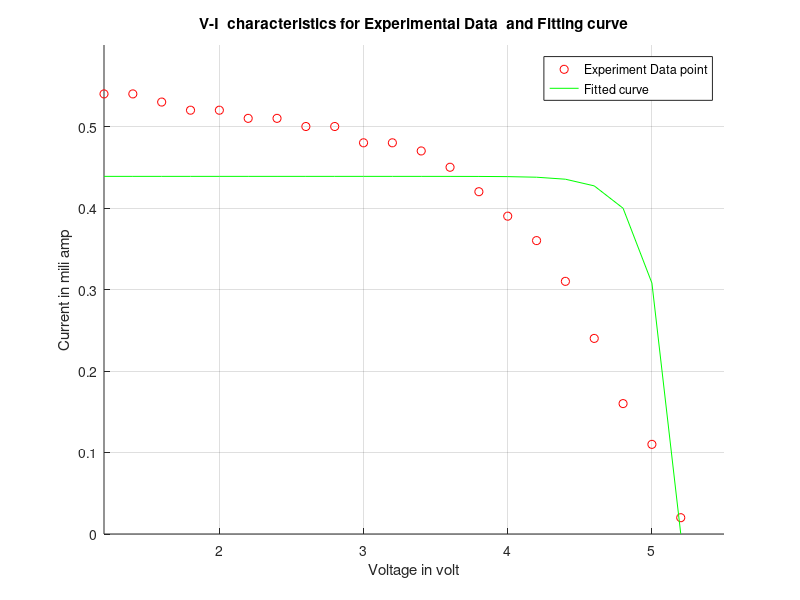
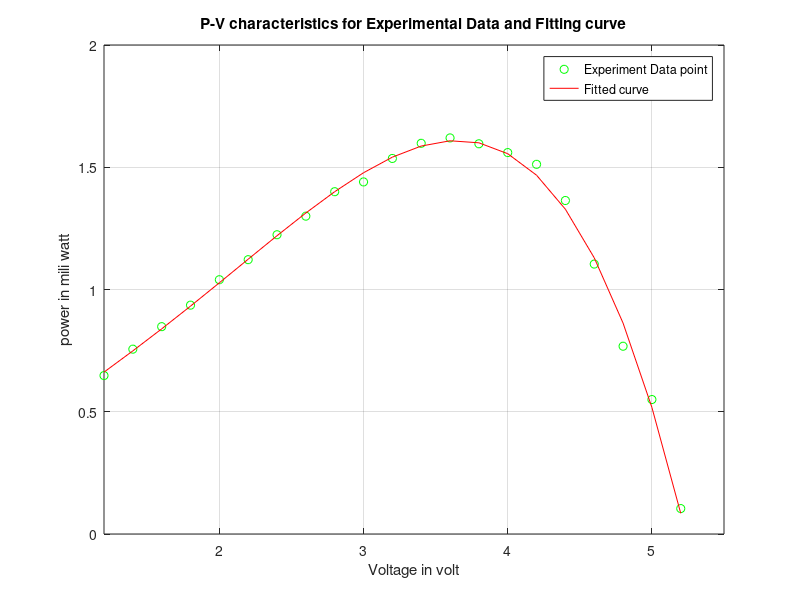
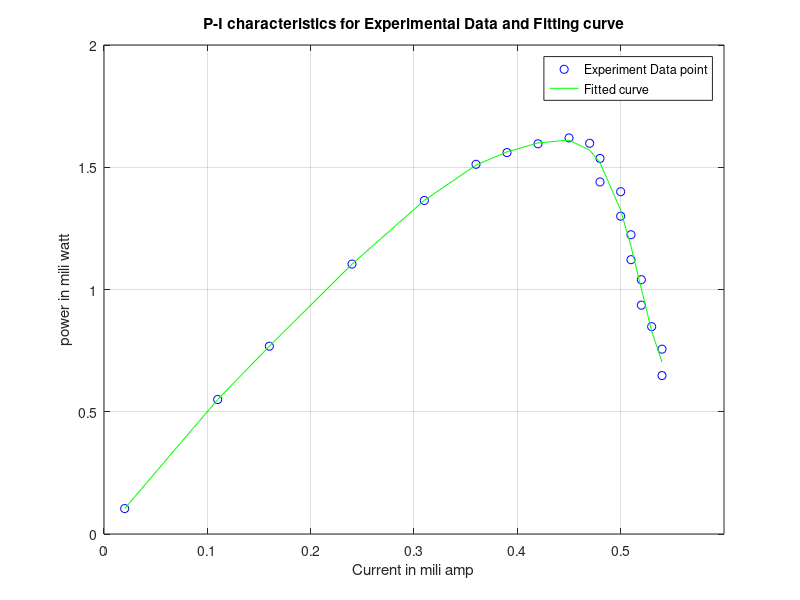

Write the MATLAB code that produced these figures, in order.
pkg load optim;
pkg load struct;
k=1.38065*10^(-23);
A=2.15;
T=302;
%Np=3;
q=1.6022*10^(-19);
V0 =[1.2:0.2:5.2];
y = [0.54,0.54,0.53,0.52,0.52,0.51,0.51,0.5,0.5,0.48,0.48,0.47,0.45,0.42,0.39,0.36,0.31,0.24,0.16,0.11,0.02];

power=V0.*y;

%I0=Np*Iph-Np*Irs*(exp(q/(k*T*A)*V0./Ns)-1);
F = @(x,V0)x(1)*x(2)-x(1)*x(3)*(exp(q/(k*T*A)*V0./x(4))-1);
x0 = [5 1 0 1];
x = lsqcurvefit(F,x0,V0,y)
x(1)
x(2)
x(3)
x(4)

hold on
figure(1)
plot(V0,y,'ro')
title('V-I  characteristics for Experimental Data  and Fitting curve')
plot(V0,F(x,V0),'g')
legend('Experiment Data point', 'Fitted curve')
grid on
axis([1.2 5.5 0 0.6   ]);
xlabel('Voltage in volt');
ylabel('Current in mili amp');


figure(2)
plot(V0,power,'go')
title('P-V characteristics for Experimental Data and Fitting curve')
p=polyfit(V0,power,4);
pp=polyval(p,V0);
hold on
plot(V0,pp,'-r')
legend('Experiment Data point', 'Fitted curve')
grid on
axis([1.2 5.5  0 2 ]);
xlabel('Voltage in volt');
ylabel('power in mili watt');
 

figure(3)
plot(y,power,'bo')
title('P-I characteristics for Experimental Data and Fitting curve')
p=polyfit(y,power,10);
pp=polyval(p,y);
hold on
plot(y,pp,'-g')
legend('Experiment Data point', 'Fitted curve')
grid on
axis([0 0.6  0 2 ]);
xlabel('Current in mili amp');
ylabel('power in mili watt');
hold off
